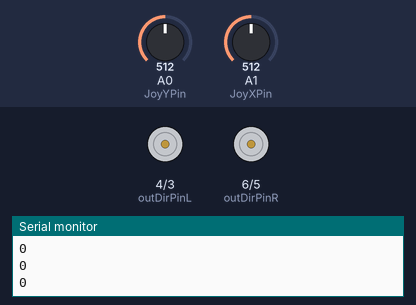
Simulated run of this sketch. Board: Arduino Uno, built with avr-gcc and run on an emulated ATmega328P. Parts: direction and speed pins drawn as motors (green arrow = direction pin HIGH = forward, orange = LOW = backward, longer = more drive), the last lines printed to the serial monitor. Inputs (shaded band) come from the test bench; at power-on: A0 (JoyYPin) = 512, A1 (JoyXPin) = 512.

Above: at 1.2 s.
1.3 s: A0 (JoyYPin) set to 552
2.8 s: A0 (JoyYPin) set to 577
At 3.1 s:
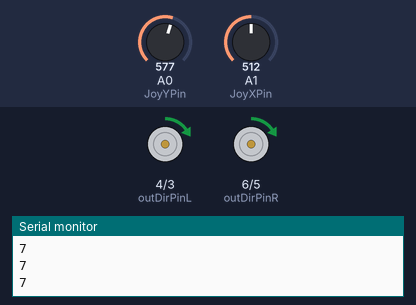
4.3 s: A1 (JoyXPin) set to 716
At 5.5 s:
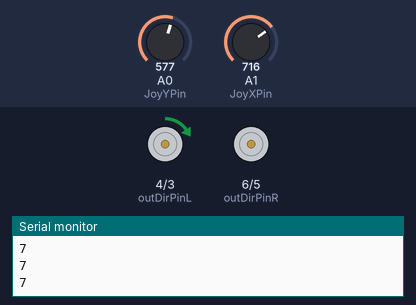
5.8 s: A0 (JoyYPin) set to 511
At 6.7 s:
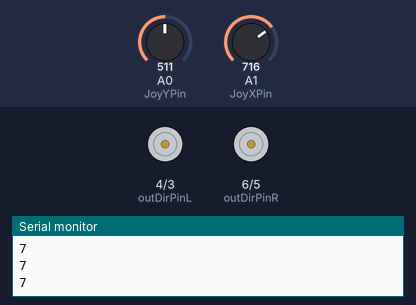
7.3 s: A1 (JoyXPin) set to 476
8.8 s: A1 (JoyXPin) set to 451
Timing chart, 0 to 11.3 s (numbered marks = the images above; inputs shaded):
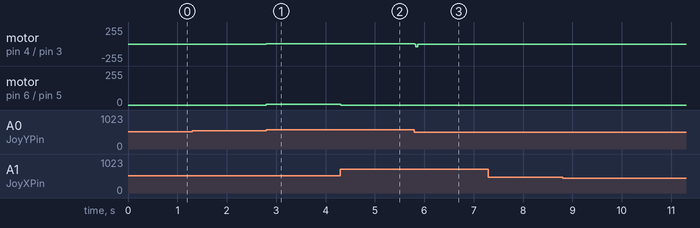

The sketch:

mainV1_2.ino
```cpp
/* Motorised couch project
 * Version 2.0
 * By Drew Alexander
 *
 * This program maps joystick input to a middle centred Forward, Back, Left and Right values
 * and then to smoothed left and right wheel values.
 */

#define JoyYPin 0
#define JoyXPin 1
#define StartPin 2

#define outPWMPinL 3
#define outDirPinL 4
#define outPWMPinR 5
#define outDirPinR 6

#define deadZone 50
#define spinSpeedReduction 2 // Higher number = lower stationary rotation
#define responseSpeed 10 // Speed of change of delayed input *change to step rate
#define swapSpeed 1 // Speed at which couch can change direction.

int directional = 0;
int turningDirection = 0; //Left = -1, Right = 1
int started;
int centreX = 512;
int centreY = 512;
int input[2]; // X = [0], Y = [1]
//unsigned long currentTime;
//unsigned long oldTime;

void setup(){
    Serial.begin(115200);
    pinMode(JoyYPin, INPUT);
    pinMode(JoyXPin, INPUT);
    pinMode(StartPin, INPUT);
    pinMode(StartPin, INPUT);
    pinMode(outPWMPinL, OUTPUT);
    pinMode(outPWMPinR, OUTPUT);
    pinMode(outDirPinL, OUTPUT);
    pinMode(outDirPinR, OUTPUT);

    started = 1;
    Serial.println("Initialized");
}

void startup(){
    int JoyX;
    int JoyY;
    while(true){
        if (digitalRead(StartPin)){
            JoyX = analogRead(JoyXPin);
            JoyY = analogRead(JoyYPin);
            if (JoyX > 512 - deadZone && JoyX < 512 + deadZone) {
                Serial.print("Running\n");
                break;
            }
            Serial.println("Joystick not inside deadzone.");
            Serial.print("X: ");
            Serial.print(JoyX);
            Serial.print(", Y: ");
            Serial.print(JoyY);
            Serial.println();
        }
    }
    centreX = JoyX;
    centreY = JoyY;
}

int getInput(int inputPin, int centre){
    int JoyIn = analogRead(inputPin);
    int JoyOut;
    if (JoyIn > centre + deadZone){ //Joystick pushed forward
        // Calculate the distance from the edge of the dead zone and map to range 0 - 255
        JoyOut = map((JoyIn - (centre + deadZone)), 0, centre, 0, 255);
        // Serial.println(JoyOut);
    }
    else if (JoyIn < centre - deadZone){ //Joystick pushed back
        // Calculate the distance from the edge of the dead zone and make positive
        JoyOut = -1 * map((JoyIn - (centre - deadZone)) * -1, 0, centre, 0, 255);
        // Serial.println(JoyOut);
    }
    else{
        JoyOut = 0;
        // Serial.println(JoyOut);
    }

    // if (abs(JoyOut - JoyOutSmooth) < (timeChange * responseSpeed)){ // If the amount to be added is more than
    //     JoyOutSmooth = JoyOut; // the difference between the input and the current, make them equal, stops over shooting
    // } else {
    //     if(JoyOut > 0){
    //         JoyOutSmooth += (timeChange * responseSpeed); // Delta time will adjust the response speed
    //     } else if(JoyOut < 0){
    //         JoyOutSmooth -= (timeChange * responseSpeed); // so that exactly responseSpeed units will be added each second
    //     }
    // }
    return JoyOut;
}

// long checkTime(){
//     currentTime = micros();
//     long timeChange = currentTime - oldTime; // Change into seconds
//     oldTime = currentTime;
//     return timeChange;
// }

int getOutputDirection(int input){
   if(input < 0){
       return -1;//negative position
   }
  else if(input > 0 ){
      return 1;// positive position
  }
  else{
      return 0;// netural postition
  }
}

int calculateTurningWheel(int X, int Y){
    int wheelVal = Y - X;
    if(wheelVal < 0){
        wheelVal = 0;
    }
    return wheelVal;
}


void loop(){
    if(!started){
        startup(); // Loops inside itself
        started = 1;
        // oldTime = micros();
    }
    // long timeChange = checkTime();
    input[0] = getInput(JoyXPin, centreX);
    input[1] = getInput(JoyYPin, centreY);
    directional = getOutputDirection(input[1]);
    if(directional == 1){
        digitalWrite(outDirPinL, 1);
        digitalWrite(outDirPinR, 1);
    }
    else if(directional == -1){
        digitalWrite(outDirPinL, 0);
        digitalWrite(outDirPinR, 0);
    }
    else {
        if(turningDirection == 1){
            digitalWrite(outDirPinL, 0);
            digitalWrite(outDirPinR, 1);
            analogWrite(outPWMPinL, abs(input[0])/2);
            analogWrite(outPWMPinR, abs(input[0])/2);
        } else if(turningDirection == -1){
            digitalWrite(outDirPinL, 1);
            digitalWrite(outDirPinR, 0);
            analogWrite(outPWMPinL, abs(input[0])/2);
            analogWrite(outPWMPinR, abs(input[0])/2);
        }
    }

    int slowWheel = calculateTurningWheel(abs(input[0]), abs(input[1]));
    int fastWheel = abs(input[1]);
    turningDirection = getOutputDirection(input[0]);
    if(turningDirection == 1){
        //Serial.println("Going right");
        analogWrite(outPWMPinL, fastWheel);
        analogWrite(outPWMPinR, slowWheel);
    }
    else if(turningDirection == -1){
        //Serial.println("Going left");
        analogWrite(outPWMPinL, slowWheel);
        analogWrite(outPWMPinR, fastWheel);
    }
    else if(turningDirection == 0){
        if(directional == 1){
            //Serial.println("Going forward");
        }
        else if(directional == -1){
            //Serial.println("Going back");
        }
        else if(directional == 0){
            //Serial.println("Stationary");
        }
        Serial.println(fastWheel);
        analogWrite(outPWMPinL, fastWheel);
        analogWrite(outPWMPinR, fastWheel);
    }
    //Serial.println(slowWheel);
    // Serial.print("X: ");
    // Serial.print(input[0]);
    // Serial.print("| Y:");
    // Serial.print(input[1]);
    // Serial.println();
    delay(10);
}
```

Measured:
- after the input at 2.8 s, motor on pin 4 (outDirPinL) / pin 3 (outPWMPinL), motor on pin 6 (outDirPinR) / pin 5 (outPWMPinR): stopped → forward 7/255 at once
- after the input at 4.3 s, motor on pin 6 (outDirPinR) / pin 5 (outPWMPinR): forward 7/255 → stopped at once
- after the input at 5.8 s, motor on pin 4 (outDirPinL) / pin 3 (outPWMPinL): forward 7/255 → stopped at once
